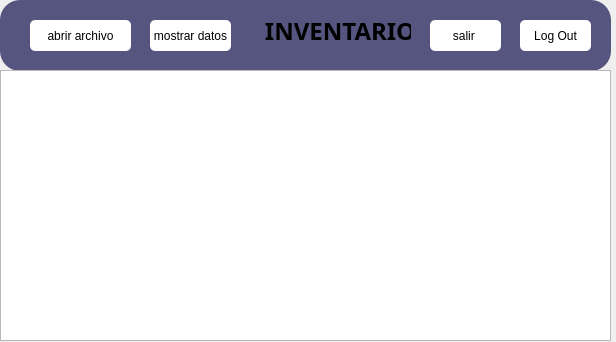
<?xml version="1.0" encoding="UTF-8"?>
<ui version="4.0">
 <class>Dialog</class>
 <widget class="QDialog" name="Dialog">
  <property name="geometry">
   <rect>
    <x>0</x>
    <y>0</y>
    <width>616</width>
    <height>342</height>
   </rect>
  </property>
  <property name="windowTitle">
   <string>Dialog</string>
  </property>
  <widget class="QFrame" name="frame">
   <property name="geometry">
    <rect>
     <x>0</x>
     <y>0</y>
     <width>611</width>
     <height>71</height>
    </rect>
   </property>
   <property name="styleSheet">
    <string notr="true">background-color: rgb(85, 85, 127);
border-radius:20px;
</string>
   </property>
   <property name="frameShape">
    <enum>QFrame::StyledPanel</enum>
   </property>
   <property name="frameShadow">
    <enum>QFrame::Raised</enum>
   </property>
   <widget class="QPushButton" name="boton_abrir">
    <property name="geometry">
     <rect>
      <x>30</x>
      <y>20</y>
      <width>101</width>
      <height>31</height>
     </rect>
    </property>
    <property name="styleSheet">
     <string notr="true">background-color: rgb(255, 255, 255);
border-radius:5px;
</string>
    </property>
    <property name="text">
     <string>abrir archivo</string>
    </property>
   </widget>
   <widget class="QPushButton" name="pushButton">
    <property name="geometry">
     <rect>
      <x>150</x>
      <y>20</y>
      <width>81</width>
      <height>31</height>
     </rect>
    </property>
    <property name="styleSheet">
     <string notr="true">background-color: rgb(255, 255, 255);
border-radius:5px;</string>
    </property>
    <property name="text">
     <string>mostrar datos</string>
    </property>
   </widget>
   <widget class="QPushButton" name="boton_salir">
    <property name="geometry">
     <rect>
      <x>430</x>
      <y>20</y>
      <width>71</width>
      <height>31</height>
     </rect>
    </property>
    <property name="styleSheet">
     <string notr="true">background-color: rgb(255, 255, 255);
border-radius:5px;
</string>
    </property>
    <property name="text">
     <string>salir </string>
    </property>
   </widget>
   <widget class="QLabel" name="label">
    <property name="geometry">
     <rect>
      <x>240</x>
      <y>20</y>
      <width>171</width>
      <height>21</height>
     </rect>
    </property>
    <property name="font">
     <font>
      <family>Yu Gothic UI Semibold</family>
      <pointsize>18</pointsize>
      <weight>75</weight>
      <bold>true</bold>
     </font>
    </property>
    <property name="text">
     <string>    INVENTARIO</string>
    </property>
   </widget>
   <widget class="QPushButton" name="log_out">
    <property name="geometry">
     <rect>
      <x>520</x>
      <y>20</y>
      <width>71</width>
      <height>31</height>
     </rect>
    </property>
    <property name="styleSheet">
     <string notr="true">background-color: rgb(255, 255, 255);
border-radius:5px;
</string>
    </property>
    <property name="text">
     <string>Log Out</string>
    </property>
   </widget>
   <zorder>pushButton</zorder>
   <zorder>boton_abrir</zorder>
   <zorder>boton_salir</zorder>
   <zorder>label</zorder>
   <zorder>log_out</zorder>
  </widget>
  <widget class="QTableWidget" name="tableWidget">
   <property name="geometry">
    <rect>
     <x>0</x>
     <y>70</y>
     <width>611</width>
     <height>271</height>
    </rect>
   </property>
  </widget>
 </widget>
 <resources/>
 <connections/>
</ui>
